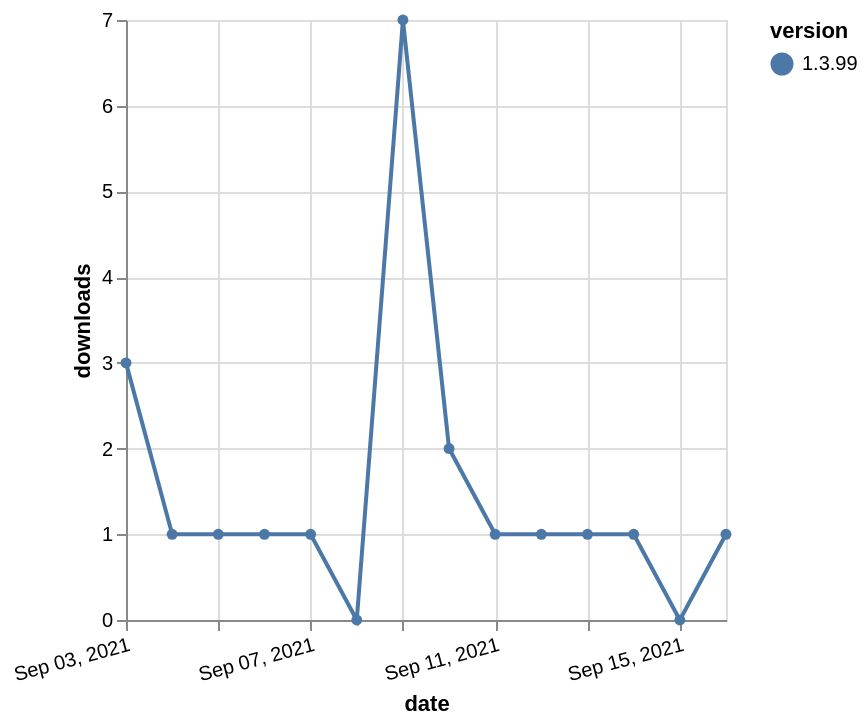

Vega-Lite specification stored for this chart:
### Vega-Lite specification from a JSON file in a GitHub repository (floating-point values rounded to 4 significant figures)
{"$schema": "https://vega.github.io/schema/vega-lite/v5.json", "description": "A simple bar chart with embedded data.", "data": {"values": [{"date": "2021-09-03", "total": 490, "delta": 3, "version": "1.3.99"}, {"date": "2021-09-04", "total": 491, "delta": 1, "version": "1.3.99"}, {"date": "2021-09-05", "total": 492, "delta": 1, "version": "1.3.99"}, {"date": "2021-09-06", "total": 493, "delta": 1, "version": "1.3.99"}, {"date": "2021-09-07", "total": 494, "delta": 1, "version": "1.3.99"}, {"date": "2021-09-08", "total": 494, "delta": 0, "version": "1.3.99"}, {"date": "2021-09-09", "total": 501, "delta": 7, "version": "1.3.99"}, {"date": "2021-09-10", "total": 503, "delta": 2, "version": "1.3.99"}, {"date": "2021-09-11", "total": 504, "delta": 1, "version": "1.3.99"}, {"date": "2021-09-12", "total": 505, "delta": 1, "version": "1.3.99"}, {"date": "2021-09-13", "total": 506, "delta": 1, "version": "1.3.99"}, {"date": "2021-09-14", "total": 507, "delta": 1, "version": "1.3.99"}, {"date": "2021-09-15", "total": 507, "delta": 0, "version": "1.3.99"}, {"date": "2021-09-16", "total": 508, "delta": 1, "version": "1.3.99"}]}, "width": "container", "mark": {"type": "line", "point": {"filled": true}}, "encoding": {"x": {"field": "date", "type": "temporal", "timeUnit": "yearmonthdate", "title": "date", "axis": {"labelAngle": -15}}, "y": {"field": "delta", "type": "quantitative", "title": "downloads"}, "color": {"field": "version", "type": "nominal"}, "tooltip": {"field": "delta"}}}
